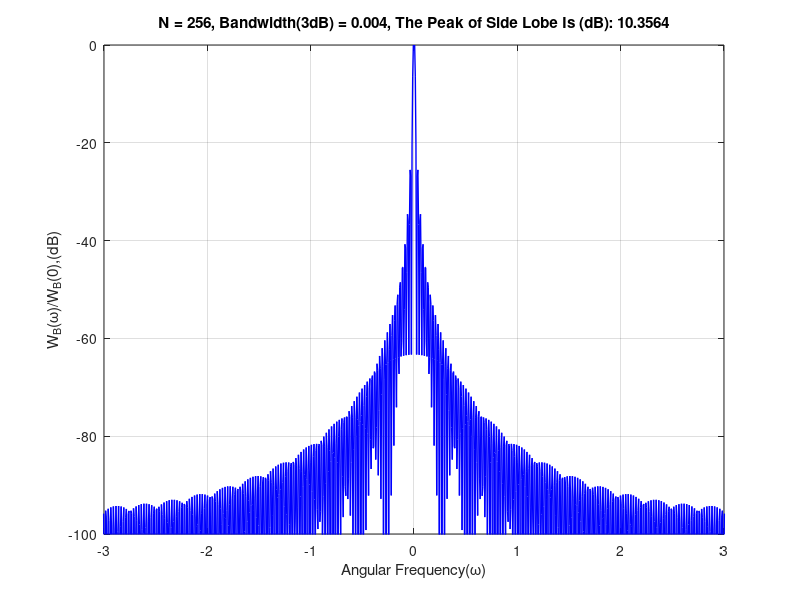

MATLAB code to generate this figure:
clear all;
f0=0.5;
dt=0.001;
f=-f0:dt:f0;
omega=2*pi*f;
N=256;
W_B=(1/N)*(sin(omega*N/2)./sin(omega/2)).^2;
pks=findpeaks(W_B);
side_lobe_max=10*log10(max(pks));
n0=size(f)-1;
n=n0(2)/2;
W_B=20*log10(W_B/W_B(n));
B=1;
for i=n:2*n % find the Bandwidth (3dB)
    if W_B(i+2) > -3
        B=B+1;
    else
        break;
    end
end
B=B*dt*2;
plot(omega,W_B,'Linewidth',1,'Color','blue');
ylim([-100 0]);xlim([-3 3]);
grid on;
xlabel('Angular Frequency(\omega)');ylabel('W_B(\omega)/W_B(0),(dB)');
title(['N = ',num2str(N),', Bandwidth(3dB) = ',num2str(B), ...
    ', The Peak of Side Lobe Is (dB): ', num2str(side_lobe_max)]);
